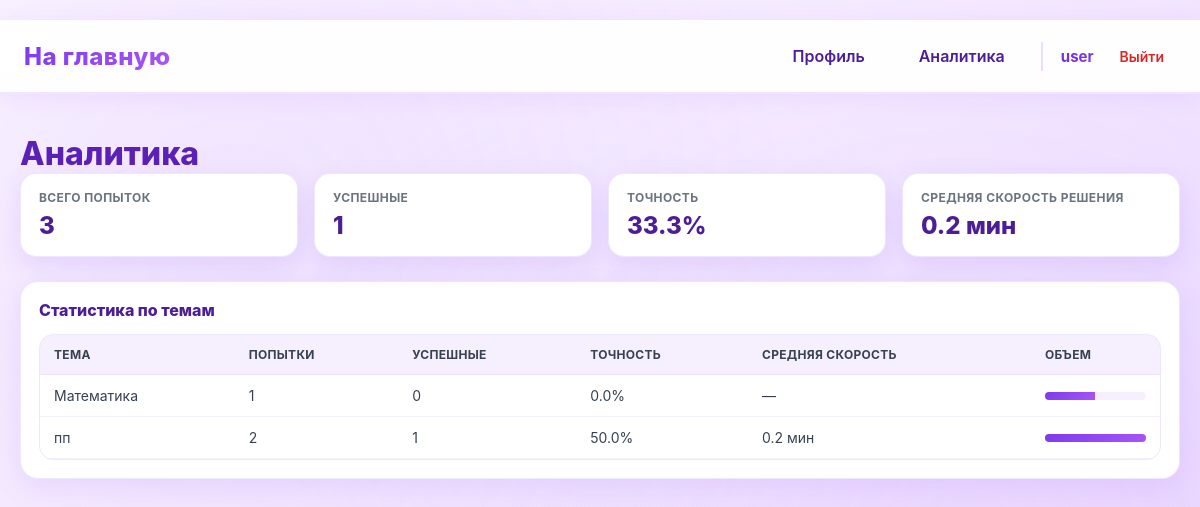
Page /analytics (signed in) on the earlier database version.
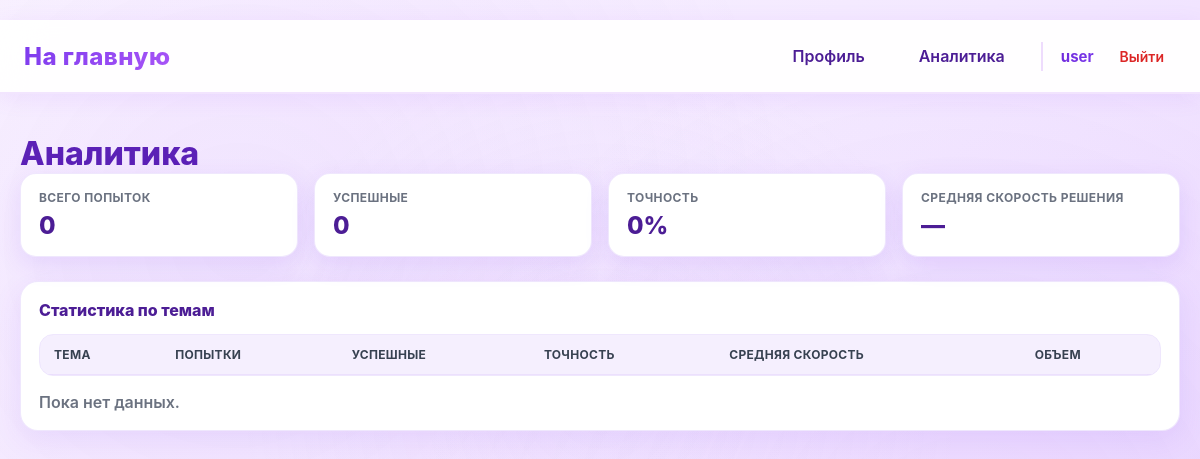
Same page on the later database version.
### data/tasks.py (models this page shows)
class Tasks(SqlAlchemyBase):
    __tablename__ = 'tasks'
    id = sqlalchemy.Column(sqlalchemy.Integer,
                           primary_key=True, autoincrement=True)
    subject = sqlalchemy.Column(sqlalchemy.Text, nullable=True)
    title = sqlalchemy.Column(sqlalchemy.Text, nullable=True)
    statement = sqlalchemy.Column(sqlalchemy.Text, nullable=True)
    input_format = sqlalchemy.Column(sqlalchemy.Text, nullable=True)
    output_format = sqlalchemy.Column(sqlalchemy.Text, nullable=True)
    memory_limit = sqlalchemy.Column(sqlalchemy.Integer, nullable=True)
    time_limit = sqlalchemy.Column(sqlalchemy.Integer, nullable=True)
    difficulty = sqlalchemy.Column(sqlalchemy.Text, nullable=True)
    created_at = sqlalchemy.Column(sqlalchemy.DateTime,
                                     default=datetime.datetime.now)
    task_tests = orm.relationship("TaskTest", back_populates='tasks')
    submissions = orm.relationship("Submissions", back_populates="tasks")
    theme = sqlalchemy.Column(sqlalchemy.Text, nullable=True)

### main.py (the view)
@app.route('/analytics')
@login_required
@user_ban
def analytics():
    subject = session.get('subject')
    db_sess = db_session.create_session()
    submissions = db_sess.query(Submissions).join(Tasks).all()
    total_submissions = len(submissions)
    ok_submissions = sum(1 for s in submissions if s.verdict == "OK")
    accuracy = (ok_submissions / total_submissions * 100) if total_submissions else 0
    task_attempts = defaultdict(list)
    theme_stats = {}
    solve_times = []
    for s in submissions:
        task_attempts[(s.user_id, s.task_id)].append(s)
    for (user_id, task_id), subs in task_attempts.items():
        subs_sorted = sorted(subs, key=lambda x: x.created_at or datetime.min)
        first_time = subs_sorted[0].created_at
        ok_time = None
        for s in subs_sorted:
            if s.verdict == "OK":
                ok_time = s.created_at
                break
        if first_time and ok_time and ok_time >= first_time:
            solve_times.append((ok_time - first_time).total_seconds())
        task = subs_sorted[0].tasks
        theme = task.theme if task and task.theme else "Без темы"
        if theme not in theme_stats:
            theme_stats[theme] = {"total": 0, "ok": 0, "solve_times": []}
        theme_stats[theme]["total"] += len(subs_sorted)
        theme_stats[theme]["ok"] += sum(1 for s in subs_sorted if s.verdict == "OK")
        if first_time and ok_time and ok_time >= first_time:
            theme_stats[theme]["solve_times"].append((ok_time - first_time).total_seconds())
    avg_solve_time = sum(solve_times) / len(solve_times) if solve_times else None
    theme_rows = []
    max_theme_total = max((v["total"] for v in theme_stats.values()), default=0)
    for theme, data in sorted(theme_stats.items(), key=lambda x: x[0]):
        theme_accuracy = (data["ok"] / data["total"] * 100) if data["total"] else 0
        theme_avg_time = (sum(data["solve_times"]) / len(data["solve_times"])
                          if data["solve_times"] else None)
        theme_rows.append({
            "theme": theme,
            "total": data["total"],
            "ok": data["ok"],
            "accuracy": theme_accuracy,
            "avg_time": theme_avg_time,
            "bar": (data["total"] / max_theme_total * 100) if max_theme_total else 0
        })
    return render_template(
        "analytics.html",
        subject=subject,
        total_submissions=total_submissions,
        ok_submissions=ok_submissions,
        accuracy=accuracy,
        avg_solve_time=avg_solve_time,
        theme_rows=theme_rows
    )

### data/db_session.py (called while the page is built)
def create_session() -> Session:
    global __factory
    return __factory()

### main.py (called while the page is built)
@login_manager.user_loader
def load_user(user_id):
    db_sess = db_session.create_session()
    return db_sess.get(User, user_id)

def user_ban(func):
    @wraps(func)
    def wrapper(*args, **kwargs):
        if current_user.ban:
            abort(403)
        return func(*args, **kwargs)
    return wrapper

### templates/analytics.html (shortened to what this page needs)
{% extends "base.html" %}
{% block styles %}
<link rel="stylesheet" href="{{ url_for('static', filename='analytics.css') }}">
{% endblock %}
{% block content %}
<h1>Аналитика</h1>
<div class="stats-grid">
    <div class="stat-card">
        <div class="stat-label">Всего попыток</div>
        <div class="stat-value">{{ total_submissions }}</div>
    </div>
    <div class="stat-card">
        <div class="stat-label">Успешные</div>
        <div class="stat-value">{{ ok_submissions }}</div>
    </div>
    <div class="stat-card">
        <div class="stat-label">Точность</div>
        <div class="stat-value">{{ accuracy|round(1) }}%</div>
    </div>
    <div class="stat-card">
        <div class="stat-label">Средняя скорость решения</div>
        <div class="stat-value">
            {% if avg_solve_time is not none %}
                {{ (avg_solve_time / 60)|round(1) }} мин
            {% else %}
                —
            {% endif %}
        </div>
    </div>
</div>
<div class="panel">
    <div class="panel-title">Статистика по темам</div>
    <div class="table-container">
        <table>
            <tr>
                <td>Тема</td>
                <td>Попытки</td>
                <td>Успешные</td>
                <td>Точность</td>
                <td>Средняя скорость</td>
                <td>Объем</td>
            </tr>
            {% for row in theme_rows %}
            <tr>
                <td>{{ row.theme }}</td>
                <td>{{ row.total }}</td>
                <td>{{ row.ok }}</td>
                <td>{{ row.accuracy|round(1) }}%</td>
                <td>
                    {% if row.avg_time is not none %}
                        {{ (row.avg_time / 60)|round(1) }} мин
                    {% else %}
                        —
                    {% endif %}
                </td>
                <td>
                    <div class="bar">
                        <span style="width: {{ row.bar }}%"></span>
                    </div>
                </td>
            </tr>
            {% endfor %}
        </table>
    </div>
    {% if theme_rows|length == 0 %}
    <div class="empty">Пока нет данных.</div>
    {% endif %}
</div>
{% endblock %}

Differences in the rows shown:
removed Tasks: theme "Математика", total "1", ok "0", accuracy "0.0", {{ row.bar }} 50.0 (drawn)
no longer on this page (row unchanged): Tasks: theme "пп", total "2", ok "1", accuracy "50.0", avg_time "0.2", {{ row.bar }} 100.0 (drawn)
Other differences:
{{ total_submissions }}: "3" → "0"
{{ ok_submissions }}: "1" → "0"
{{ accuracy|round(1) }}: "33.3" → "0"
{{ (avg_solve_time / 60)|round(1) }}: "0.2" → (not shown)
text no longer shown: "мин"
text now shown: "— Пока нет данных."
